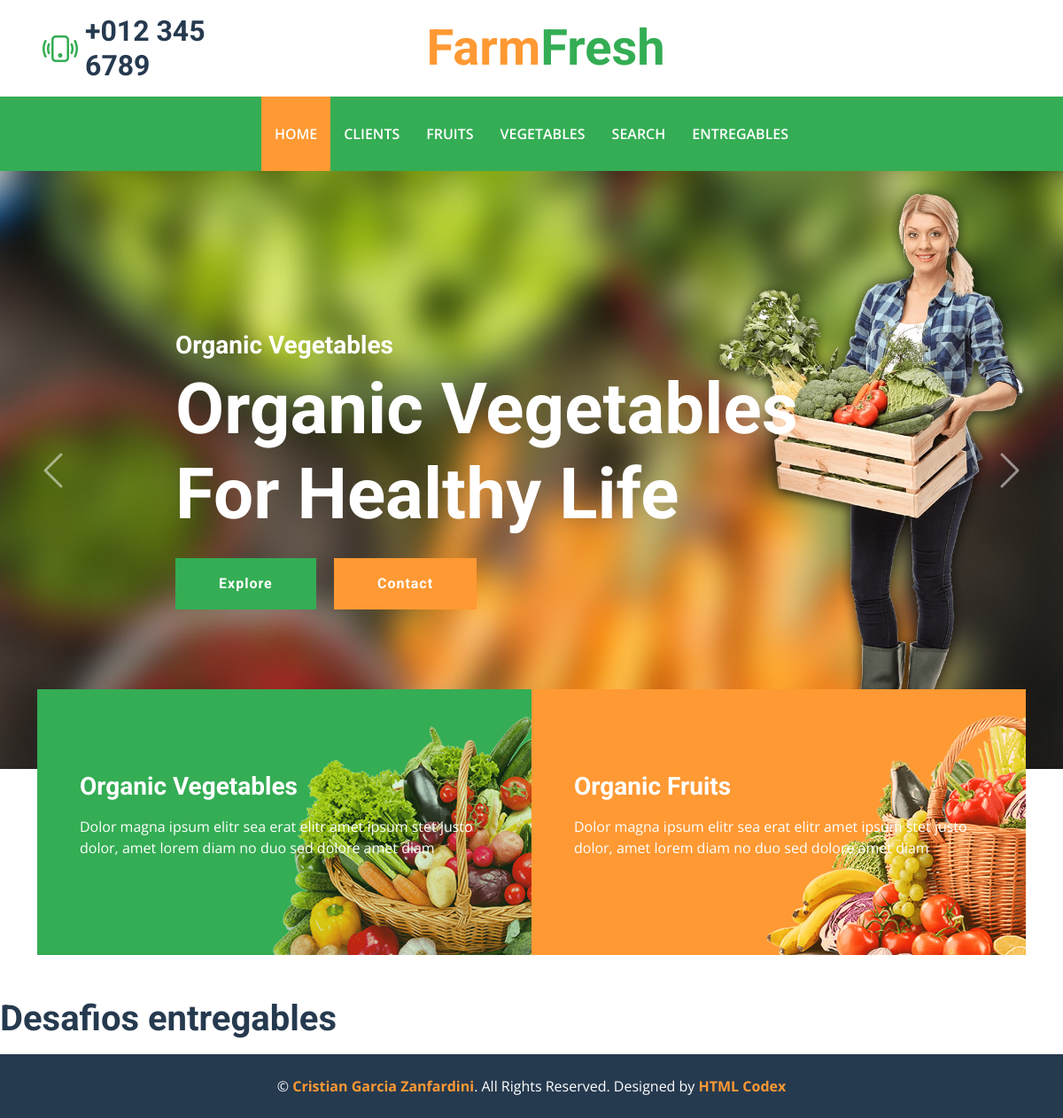
The page /farm/entregables/ on the database as committed earlier.
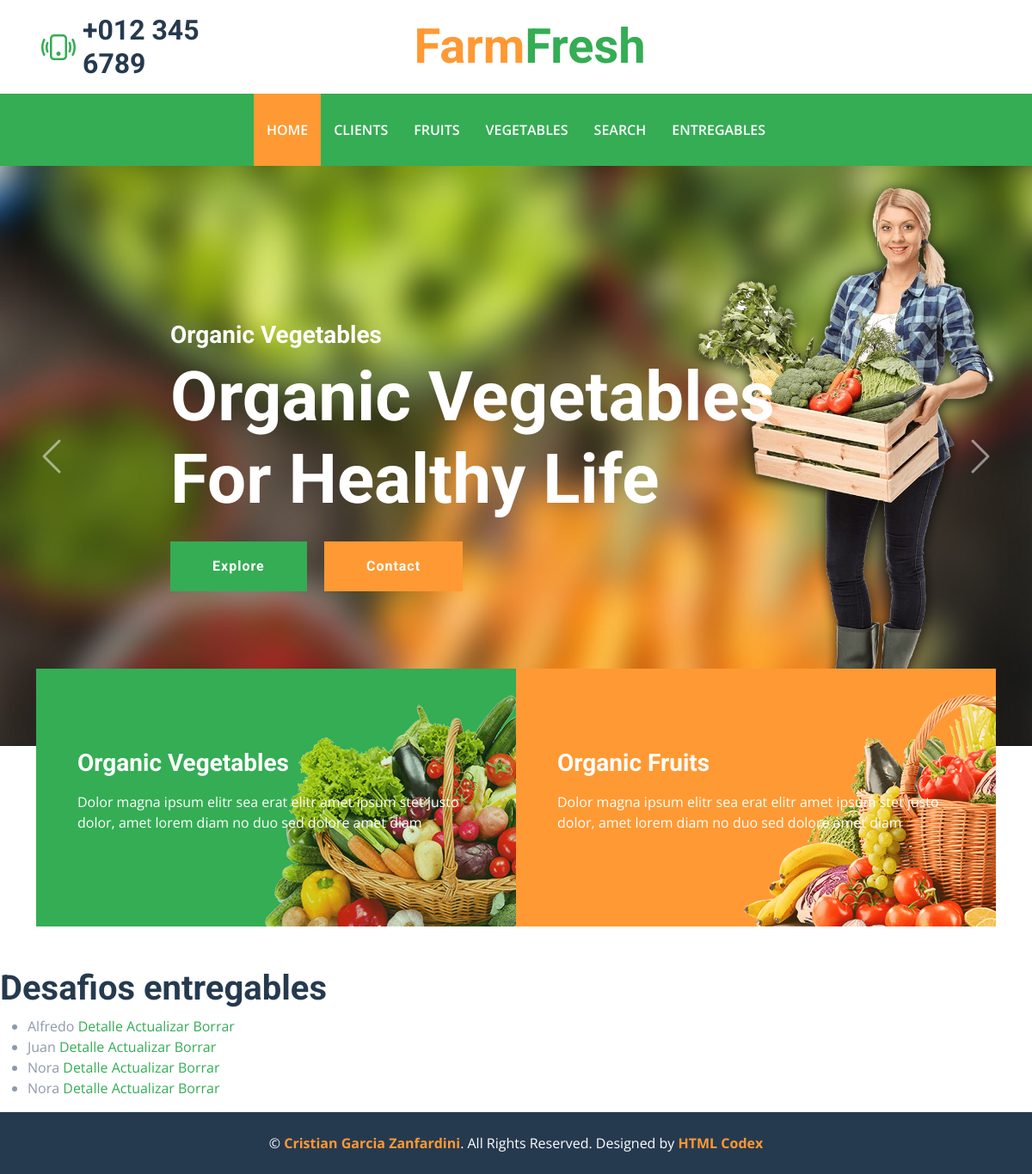
The same page on the database as committed later.
### appfarm/models.py (models this page shows, shortened)
class Entregable(models.Model):
    nombre = models.CharField(max_length=100)
    fecha_de_entrega = models.DateField()
    entregado = models. BooleanField()

### appfarm/views.py (the view)
# urls.py: path("entregables/", EntregablesList.as_view(), name="farm-entregables"),
class EntregablesList(ListView):
    model = Entregable
    template_name = "appfarm/list_entregables.html"

### appfarm/templates/appfarm/list_entregables.html
{% extends 'appfarm/base.html' %}
{% block contenido %}
<h1>Desafios entregables</h1>
<ul>
    {% for entregable in object_list %}
    <li>
        {{entregable.nombre}}
        <a href="{% url 'farm-entregables-detail' entregable.id %}">Detalle</a>
        <a href="{% url 'farm-entregables-update' entregable.id %}">Actualizar</a>
        <a href="{% url 'farm-entregables-delete' entregable.id %}">Borrar</a>
    </li>
    {% endfor %}
</ul>
{% endblock %}

### appfarm/templates/appfarm/base.html (shortened to what this page needs)
<!DOCTYPE html>
<html lang="en">
<head>
    {% load static %}
    <link href="https://cdnjs.cloudflare.com/ajax/libs/font-awesome/5.15.0/css/all.min.css" rel="stylesheet">
    <link href="https://cdn.jsdelivr.net/npm/bootstrap-icons@1.4.1/font/bootstrap-icons.css" rel="stylesheet">
    <link href="lib/owlcarousel/assets/owl.carousel.min.css" rel="stylesheet">
    <link href="{% static 'appfarm/css/bootstrap.min.css' %}" rel="stylesheet">
    <link href="css/style.css" rel="stylesheet">
</head>
<body>
    <div class="container-fluid px-5 d-none d-lg-block">
        <div class="row gx-5 py-3 align-items-center">
            <div class="col-lg-3">
                <div class="d-flex align-items-center justify-content-start">
                    <i class="bi bi-phone-vibrate fs-1 text-primary me-2"></i>
                    <h2 class="mb-0">+012 345 6789</h2>
                </div>
            </div>
            <div class="col-lg-6">
                <div class="d-flex align-items-center justify-content-center">
                    <a href="index.html" class="navbar-brand ms-lg-5">
                        <h1 class="m-0 display-4 text-primary"><span class="text-secondary">Farm</span>Fresh</h1>
                    </a>
                </div>
            </div>
        </div>
    </div>
    <nav class="navbar navbar-expand-lg bg-primary navbar-dark shadow-sm py-3 py-lg-0 px-3 px-lg-5">
        <div class="collapse navbar-collapse" id="navbarCollapse">
            <div class="navbar-nav mx-auto py-0">
                <a href="{% url 'inicio' %}" class="nav-item nav-link active">Home</a>
                <a href="{% url 'farm-clientes-crear' %}" class="nav-item nav-link">Clients</a>
                <a href="{% url 'farm-fruta-crear' %}" class="nav-item nav-link">Fruits</a>
                <a href="{% url 'farm-vegetal-crear' %}" class="nav-item nav-link">Vegetables</a>
                <a href="{% url 'farm-vegetal-buscar' %}" class="nav-item nav-link">Search</a>
                <a href="{% url 'farm-entregables' %}" class="nav-item nav-link">Entregables</a>
            </div>
        </div>
    </nav>
    <div class="container-fluid p-0">
        <div id="header-carousel" class="carousel slide carousel-fade" data-bs-ride="carousel">
            <div class="carousel-inner">
                <div class="carousel-item active">
                    <img class="w-100" src="img/carousel-1.jpg" alt="Image">
                    <div class="carousel-caption top-0 bottom-0 start-0 end-0 d-flex flex-column align-items-center justify-content-center">
                        <div class="text-start p-5" style="max-width: 900px;">
                            <h3 class="text-white">Organic Vegetables</h3>
                            <h1 class="display-1 text-white mb-md-4">Organic Vegetables For Healthy Life</h1>
                            <a href="" class="btn btn-primary py-md-3 px-md-5 me-3">Explore</a>
                            <a href="" class="btn btn-secondary py-md-3 px-md-5">Contact</a>
                        </div>
                    </div>
                </div>
            </div>
            <button class="carousel-control-prev" type="button" data-bs-target="#header-carousel"
                data-bs-slide="prev">
                <span class="carousel-control-prev-icon" aria-hidden="true"></span>
            </button>
            <button class="carousel-control-next" type="button" data-bs-target="#header-carousel"
                data-bs-slide="next">
                <span class="carousel-control-next-icon" aria-hidden="true"></span>
            </button>
        </div>
    </div>
    <div class="container-fluid banner mb-5">
        <div class="container">
            <div class="row gx-0">
                <div class="col-md-6">
                    <div class="bg-primary bg-vegetable d-flex flex-column justify-content-center p-5" style="height: 300px;">
                        <h3 class="text-white mb-3">Organic Vegetables</h3>
                        <p class="text-white">Dolor magna ipsum elitr sea erat elitr amet ipsum stet justo dolor, amet lorem diam no duo sed dolore amet diam</p>
                    </div>
                </div>
                <div class="col-md-6">
                    <div class="bg-secondary bg-fruit d-flex flex-column justify-content-center p-5" style="height: 300px;">
                        <h3 class="text-white mb-3">Organic Fruits</h3>
                        <p class="text-white">Dolor magna ipsum elitr sea erat elitr amet ipsum stet justo dolor, amet lorem diam no duo sed dolore amet diam</p>
                    </div>
                </div>
            </div>
        </div>
    </div>
    {% block contenido %}
    {% endblock %}
    <div class="container-fluid bg-dark text-white py-4">
        <div class="container text-center">
            <p class="mb-0">&copy; <a class="text-secondary fw-bold" href="#">Cristian Garcia Zanfardini</a>. All Rights Reserved. Designed by <a class="text-secondary fw-bold" href="https://htmlcodex.com">HTML Codex</a></p>
        </div>
    </div>
</body>
</html>

### appfarm/static/appfarm/css/style.css (style rules this page uses)
:root { --primary: #34AD54; --secondary: #FF9933; --light: #F6FFF2; --dark: #263A4F; }
.btn { font-family: 'Roboto', sans-serif; letter-spacing: 1px; font-weight: 700; transition: .5s; }
.btn-primary, .btn-secondary { color: #FFFFFF; }
.navbar-dark .navbar-nav .nav-link { padding: 30px 15px; font-size: 16px; font-weight: 600; color: #FFFFFF; text-transform: uppercase; transition: .5s; }
.navbar-dark .navbar-nav .nav-link:hover, .navbar-dark .navbar-nav .nav-link.active { background: var(--secondary); }
.carousel-control-prev, .carousel-control-next { width: 10%; }
.carousel-control-prev-icon, .carousel-control-next-icon { width: 3rem; height: 3rem; }
@media (min-width: 991.98px) { .banner { position: relative; margin-top: -90px; z-index: 1; } }
.bg-vegetable { background: linear-gradient(rgba(52, 173, 84, .2), rgba(52, 173, 84, .2)), url(../img/vegetable.png) bottom right no-repeat; background-size: contain; }
.bg-fruit { background: linear-gradient(rgba(255, 153, 51, .2), rgba(255, 153, 51, .2)), url(../img/fruit.png) bottom right no-repeat; background-size: contain; }

Rows that differ between the two databases and show on the page:
added Entregable: nombre "Alfredo"
added Entregable: nombre "Juan"
added Entregable: nombre "Nora"
added Entregable: nombre "Nora"
